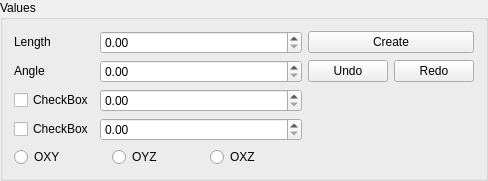
<?xml version="1.0" encoding="UTF-8"?>
<ui version="4.0">
 <class>EntityGUI_Angles_QTD</class>
 <widget class="QWidget" name="EntityGUI_Angles_QTD">
  <property name="geometry">
   <rect>
    <x>0</x>
    <y>0</y>
    <width>488</width>
    <height>172</height>
   </rect>
  </property>
  <property name="windowTitle">
   <string>EntityGUI_Angles_QTD</string>
  </property>
  <layout class="QGridLayout">
   <property name="margin">
    <number>0</number>
   </property>
   <property name="spacing">
    <number>0</number>
   </property>
   <item row="0" column="0">
    <widget class="QGroupBox" name="GroupBox1">
     <property name="title">
      <string>Values</string>
     </property>
     <layout class="QGridLayout" name="gridLayout1">
      <item row="0" column="0">
       <widget class="QLabel" name="TextLabel1">
        <property name="sizePolicy">
         <sizepolicy hsizetype="Fixed" vsizetype="Fixed">
          <horstretch>0</horstretch>
          <verstretch>0</verstretch>
         </sizepolicy>
        </property>
        <property name="text">
         <string>Length</string>
        </property>
        <property name="wordWrap">
         <bool>false</bool>
        </property>
       </widget>
      </item>
      <item row="0" column="1" colspan="2">
       <widget class="SalomeApp_DoubleSpinBox" name="SpinBox_DL"/>
      </item>
      <item row="0" column="3">
       <widget class="QPushButton" name="buttonApply">
        <property name="text">
         <string>Create</string>
        </property>
       </widget>
      </item>
      <item row="1" column="0">
       <widget class="QLabel" name="TextLabel2">
        <property name="sizePolicy">
         <sizepolicy hsizetype="Fixed" vsizetype="Fixed">
          <horstretch>0</horstretch>
          <verstretch>0</verstretch>
         </sizepolicy>
        </property>
        <property name="text">
         <string>Angle</string>
        </property>
        <property name="wordWrap">
         <bool>false</bool>
        </property>
       </widget>
      </item>
      <item row="1" column="1" colspan="2">
       <widget class="SalomeApp_DoubleSpinBox" name="SpinBox_DA"/>
      </item>
      <item row="1" column="3">
       <layout class="QGridLayout" name="gridLayout_2">
        <property name="margin">
         <number>0</number>
        </property>
        <property name="spacing">
         <number>6</number>
        </property>
        <item row="0" column="1">
         <widget class="QPushButton" name="buttonRedo">
          <property name="text">
           <string>Redo</string>
          </property>
         </widget>
        </item>
        <item row="0" column="0">
         <widget class="QPushButton" name="buttonUndo">
          <property name="text">
           <string>Undo</string>
          </property>
         </widget>
        </item>
       </layout>
      </item>
      <item row="2" column="0">
       <widget class="QCheckBox" name="checkBox">
        <property name="text">
         <string>CheckBox</string>
        </property>
       </widget>
      </item>
      <item row="2" column="1" colspan="2">
       <widget class="SalomeApp_DoubleSpinBox" name="SpinBox_DA2"/>
      </item>
      <item row="3" column="0">
       <widget class="QCheckBox" name="checkBox_2">
        <property name="text">
         <string>CheckBox</string>
        </property>
       </widget>
      </item>
      <item row="3" column="1" colspan="2">
       <widget class="SalomeApp_DoubleSpinBox" name="SpinBox_DH"/>
      </item>
      <item row="4" column="0" colspan="3">
       <layout class="QHBoxLayout" name="horizontalLayout">
        <item>
         <widget class="QRadioButton" name="radioButton_1">
          <property name="text">
           <string>OXY</string>
          </property>
         </widget>
        </item>
        <item>
         <widget class="QRadioButton" name="radioButton_2">
          <property name="text">
           <string>OYZ</string>
          </property>
         </widget>
        </item>
        <item>
         <widget class="QRadioButton" name="radioButton_3">
          <property name="text">
           <string>OXZ</string>
          </property>
         </widget>
        </item>
       </layout>
      </item>
     </layout>
    </widget>
   </item>
  </layout>
 </widget>
 <layoutdefault spacing="6" margin="11"/>
 <pixmapfunction>qPixmapFromMimeSource</pixmapfunction>
 <customwidgets>
  <customwidget>
   <class>SalomeApp_DoubleSpinBox</class>
   <extends>QDoubleSpinBox</extends>
   <header location="global">SalomeApp_DoubleSpinBox.h</header>
  </customwidget>
 </customwidgets>
 <tabstops>
  <tabstop>SpinBox_DL</tabstop>
  <tabstop>SpinBox_DA</tabstop>
  <tabstop>radioButton_1</tabstop>
  <tabstop>radioButton_2</tabstop>
  <tabstop>radioButton_3</tabstop>
  <tabstop>checkBox</tabstop>
  <tabstop>SpinBox_DA2</tabstop>
  <tabstop>buttonApply</tabstop>
  <tabstop>buttonUndo</tabstop>
  <tabstop>buttonRedo</tabstop>
 </tabstops>
 <resources/>
 <connections/>
</ui>
